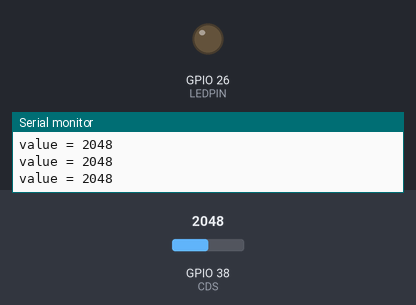
A sketch run on a simulated ESP32. On the bench: output pins drawn as LEDs (lit = HIGH), the last lines printed to the serial monitor. Inputs (shaded band) come from the test bench; at power-on: GPIO 38 (CDS) = 2048.

Above: at 1.2 s.
1.3 s: GPIO 38 (CDS) set to 326
2.8 s: GPIO 38 (CDS) set to 283
At 3.2 s:
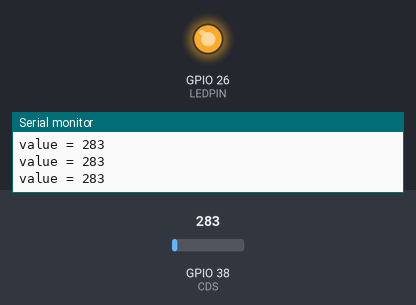
4.3 s: GPIO 38 (CDS) set to 418
5.8 s: GPIO 38 (CDS) set to 470
At 6.9 s:
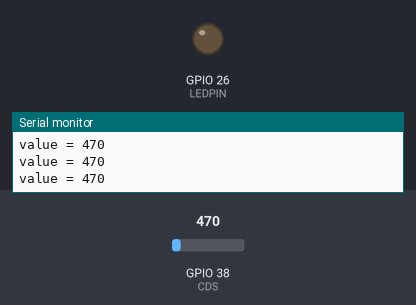
7.3 s: GPIO 38 (CDS) set to 260
At 8.2 s:
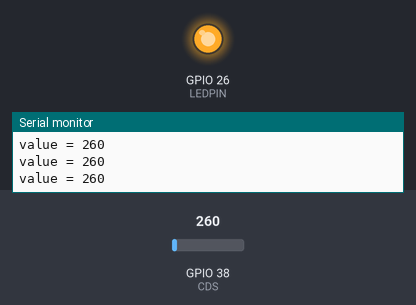
Timing chart, 0 to 9.8 s (numbered marks = the images above; inputs shaded):
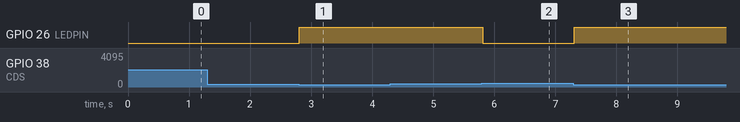

Measured:
- the behaviour switches between 300 and 299 on GPIO 38 (CDS) (found by bisection; images 0 and 1)
- the behaviour switches between 450 and 451 on GPIO 38 (CDS) (found by bisection; images 1 and 2)
- after the input at 2.8 s, GPIO 26 (LEDPIN): LOW → HIGH at once
- after the input at 5.8 s, GPIO 26 (LEDPIN): HIGH → LOW at once
- after the input at 7.3 s, GPIO 26 (LEDPIN): LOW → HIGH at once

The sketch:

EXP004_CDS.ino
```cpp
//set pin
#define CDS      GPIO_NUM_38
#define LEDPIN 26

void setup() {
  Serial.begin(9600);
  pinMode(LEDPIN, OUTPUT);
}

bool led_state = false;
void loop() {
  //read from pin
  unsigned int value = analogRead(CDS);

  //control led
  if (value < 300 && led_state == false){
    digitalWrite(LEDPIN,HIGH);
    led_state = true;
  }
  if(value > 450 && led_state == true){
    digitalWrite(LEDPIN,LOW);
    led_state = false;
  }


  //print
  Serial.print("value = ");
  Serial.println(value);

  //delay
  delay(100);
}
```
